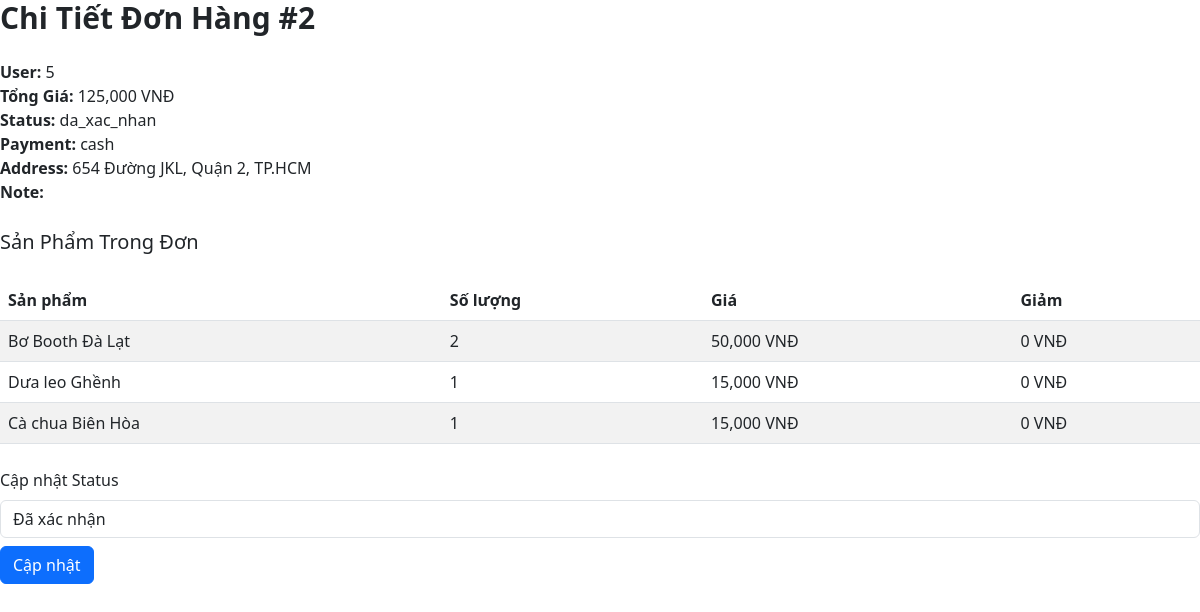
The app's page /admin/index.php?controller=order&action=view&id=2 (signed in) with its own data.
### tables this page shows
CREATE TABLE orders (
    id INT AUTO_INCREMENT PRIMARY KEY,
    user_id INT NULL,
    total_price DECIMAL(10,2) NOT NULL DEFAULT 0,
    shipping_fee DECIMAL(10,2) DEFAULT 0,
    discount DECIMAL(10,2) DEFAULT 0,
    status ENUM('cho_xac_nhan','da_xac_nhan','dang_giao','da_giao','thanh_cong','huy') DEFAULT 'cho_xac_nhan',
    payment_method ENUM('cash','card','bank_transfer','wallet') DEFAULT 'cash',
    payment_status ENUM('pending','completed','failed') DEFAULT 'pending',
    shipping_address TEXT NULL,
    note TEXT NULL,
    created_at TIMESTAMP DEFAULT CURRENT_TIMESTAMP,
    updated_at TIMESTAMP DEFAULT CURRENT_TIMESTAMP ON UPDATE CURRENT_TIMESTAMP,
    
     
    CONSTRAINT fk_orders_users 
        FOREIGN KEY (user_id) REFERENCES users(id) 
        ON DELETE SET NULL ON UPDATE CASCADE,
    
     
    INDEX idx_orders_user_id (user_id),
    INDEX idx_orders_status (status),
    INDEX idx_orders_payment_status (payment_status),
    INDEX idx_orders_created_at (created_at)
);

CREATE TABLE order_items (
    id INT AUTO_INCREMENT PRIMARY KEY,
    order_id INT NULL,
    product_id INT NULL,
    quantity INT NOT NULL DEFAULT 1 CHECK (quantity > 0),
    price DECIMAL(10,2) NOT NULL DEFAULT 0,
    discount DECIMAL(10,2) DEFAULT 0,
    
     
    CONSTRAINT fk_order_items_orders 
        FOREIGN KEY (order_id) REFERENCES orders(id) 
        ON DELETE CASCADE ON UPDATE CASCADE,
    CONSTRAINT fk_order_items_products 
        FOREIGN KEY (product_id) REFERENCES products(id) 
        ON DELETE CASCADE ON UPDATE CASCADE,
    
     
    INDEX idx_order_items_order_id (order_id),
    INDEX idx_order_items_product_id (product_id)
);

CREATE TABLE products (
    id INT AUTO_INCREMENT PRIMARY KEY,
    category_id INT NULL,
    name VARCHAR(200) NOT NULL,
    description TEXT NULL,
    short_desc VARCHAR(255) NULL,
    unit VARCHAR(50) DEFAULT '1 Unit',
    price DECIMAL(10,2) NOT NULL DEFAULT 0.00 CHECK (price >= 0),
    sale_price DECIMAL(10,2) NULL,
    image VARCHAR(255) NULL,
    gallery TEXT NULL,
    stock INT DEFAULT 0 CHECK (stock >= 0),
    status TINYINT(1) DEFAULT 1 COMMENT '1=active, 0=inactive',
    is_featured TINYINT(1) DEFAULT 0,
    created_at TIMESTAMP DEFAULT CURRENT_TIMESTAMP,
    updated_at TIMESTAMP DEFAULT CURRENT_TIMESTAMP ON UPDATE CURRENT_TIMESTAMP,
    
     
    CONSTRAINT fk_products_category 
        FOREIGN KEY (category_id) REFERENCES categories(id) 
        ON DELETE SET NULL 
        ON UPDATE CASCADE,
    
     
    UNIQUE KEY uk_product_category_name (category_id, name),
    
     
    INDEX idx_products_category (category_id),
    INDEX idx_products_name (name),
    INDEX idx_products_status (status),
    INDEX idx_products_price (price),
    INDEX idx_products_stock (stock),
    INDEX idx_products_featured (is_featured)
    
);

### admin/controllers/OrderController.php (called while the page is built, shortened)
<?php
require_once 'models/OrderModel.php';
class OrderController {
    private $model;
    public function __construct() {
        $this->model = new OrderModel();
    }
    public function view() {
        $id = $_GET['id'] ?? null;
        $order = $this->model->getById($id);
        $items = $this->model->getItemsByOrder($id);
        include 'views/orders/view.php';
    }
}
?>

### admin/config/database.php (called while the page is built)
<?php
class Database {
    private $host = 'localhost';
    private $dbname = 'foodmart_full_v1';
    private $username = 'root';
    private $password = '';
    private $pdo;
    public function __construct() {
        try {
            $this->pdo = new PDO(
                "mysql:host={$this->host};dbname={$this->dbname};charset=utf8mb4",
                $this->username,
                $this->password,
                [PDO::ATTR_ERRMODE => PDO::ERRMODE_EXCEPTION]
            );
        } catch (PDOException $e) {
            die("Database connection failed: " . $e->getMessage());
        }
    }
    public function getConnection() {
        return $this->pdo;
    }
}
$db = new Database();
?>

### admin/models/OrderModel.php (called while the page is built, shortened)
<?php
require_once 'config/database.php';
class OrderModel {
    private $db;
    public function __construct() {
        global $db;
        $this->db = $db->getConnection();
    }
    public function getById($id) {
        $stmt = $this->db->prepare("SELECT * FROM orders WHERE id = ?");
        $stmt->execute([$id]);
        return $stmt->fetch(PDO::FETCH_ASSOC);
    }
    public function getItemsByOrder($orderId) {
        $stmt = $this->db->prepare("
            SELECT oi.*, p.name as product_name
            FROM order_items oi
            JOIN products p ON oi.product_id = p.id
            WHERE oi.order_id = ?
        ");
        $stmt->execute([$orderId]);
        return $stmt->fetchAll(PDO::FETCH_ASSOC);
    }
}
?>

### admin/views/orders/view.php (the view, shortened to what this page needs)
<!DOCTYPE html>
<html lang="vi">
<head>
    <link href="https://cdn.jsdelivr.net/npm/bootstrap@5.3.0/dist/css/bootstrap.min.css" rel="stylesheet">
    <link href="https://cdn.jsdelivr.net/npm/tailwindcss@2.2.19/dist/tailwind.min.css" rel="stylesheet">
</head>
<body>
    <div class="content">
        <h1 class="text-3xl font-bold mb-6">Chi Tiết Đơn Hàng #<?= $order['id'] ?></h1>
        <p><strong>User:</strong> <?= htmlspecialchars($order['user_id']) ?></p>
        <p><strong>Tổng Giá:</strong> <?= number_format($order['total_price']) ?> VNĐ</p>
        <p><strong>Status:</strong> <?= $order['status'] ?></p>
        <p><strong>Payment:</strong> <?= $order['payment_method'] ?></p>
        <p><strong>Address:</strong> <?= htmlspecialchars($order['shipping_address']) ?></p>
        <p><strong>Note:</strong> <?= htmlspecialchars($order['note']) ?></p>
        <h2 class="text-xl mt-6 mb-4">Sản Phẩm Trong Đơn</h2>
        <table class="table table-striped">
            <thead>
                <tr>
                    <th>Sản phẩm</th>
                    <th>Số lượng</th>
                    <th>Giá</th>
                    <th>Giảm</th>
                </tr>
            </thead>
            <tbody>
                <?php foreach ($items as $item): ?>
                <tr>
                    <td><?= htmlspecialchars($item['product_name']) ?></td>
                    <td><?= $item['quantity'] ?></td>
                    <td><?= number_format($item['price']) ?> VNĐ</td>
                    <td><?= number_format($item['discount']) ?> VNĐ</td>
                </tr>
                <?php endforeach; ?>
            </tbody>
        </table>
        <form method="POST" class="mt-4" action="index.php?controller=order&action=updateStatus">
            <label class="form-label">Cập nhật Status</label>
            <select name="status" class="form-control mb-2">
                <option value="da_xac_nhan" <?= $order['status'] == 'da_xac_nhan' ? 'selected' : '' ?>>Đã xác nhận</option>
            </select>
            <button type="submit" class="btn btn-primary">Cập nhật</button>
        </form>
    </div>
</body>
</html>

### records on screen
orders: user "5", total_price "125,000", status "da_xac_nhan", payment_method "cash", shipping_address "654 Đường JKL, Quận 2, TP.HCM", status "Đã xác nhận"
order_items: product.name "Bơ Booth Đà Lạt", quantity "2", price "50,000", discount "0"
order_items: product.name "Dưa leo Ghềnh", quantity "1", price "15,000", discount "0"
order_items: product.name "Cà chua Biên Hòa", quantity "1", price "15,000", discount "0"
